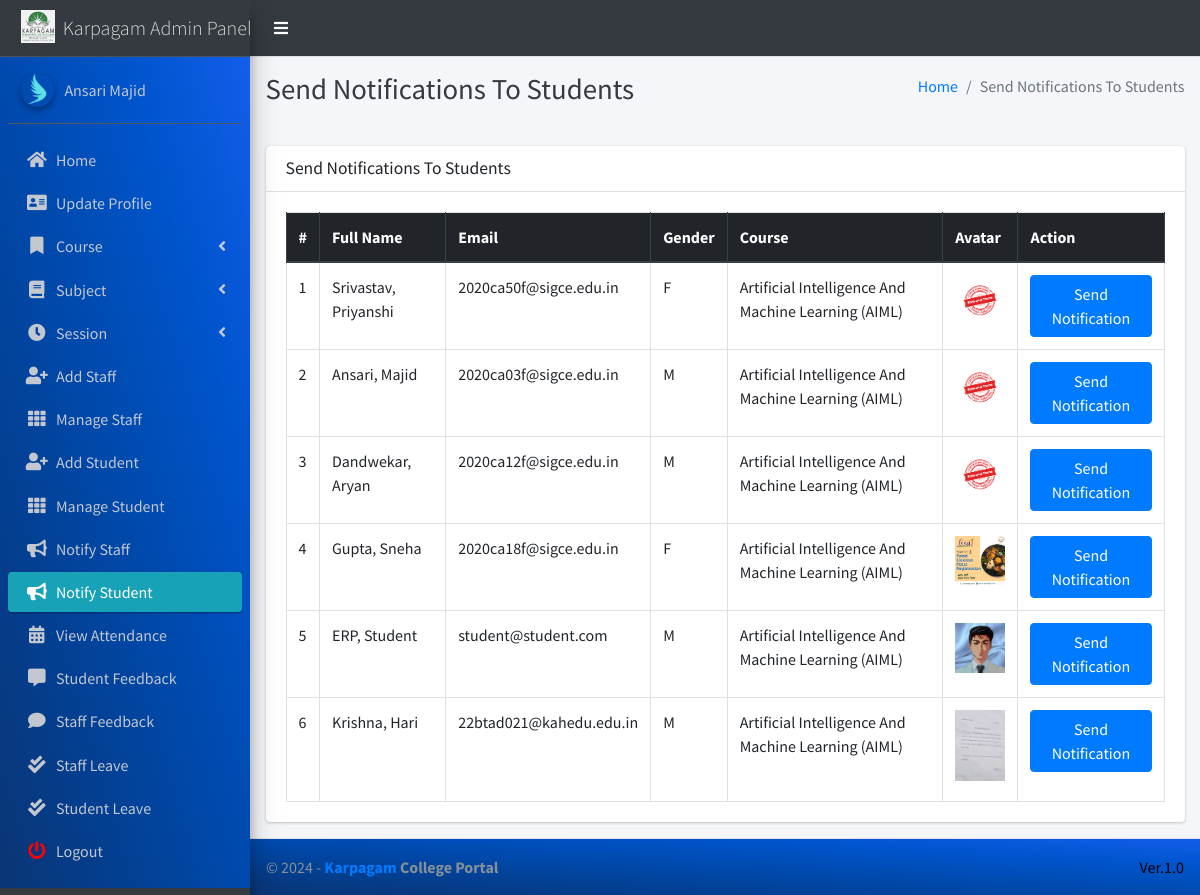
Page /admin_notify_student (signed in) on the committed database.
### main_app/models.py (models this page shows, shortened)
class CustomUser(AbstractUser):
    USER_TYPE = ((1, "HOD"), (2, "Staff"), (3, "Student"))
    GENDER = [("M", "Male"), ("F", "Female")]
    username = None  # Removed username, using email instead
    email = models.EmailField(unique=True)
    user_type = models.CharField(default=1, choices=USER_TYPE, max_length=1)
    gender = models.CharField(max_length=1, choices=GENDER)
    profile_pic = models.ImageField()
    address = models.TextField()
    fcm_token = models.TextField(default="")  # For firebase notifications
    created_at = models.DateTimeField(auto_now_add=True)
    updated_at = models.DateTimeField(auto_now=True)
    USERNAME_FIELD = "email"
    REQUIRED_FIELDS = []
    objects = CustomUserManager()
    def __str__(self):
        return  self.first_name + " " + self.last_name

class Student(models.Model):
    admin = models.OneToOneField(CustomUser, on_delete=models.CASCADE)
    course = models.ForeignKey(Course, on_delete=models.DO_NOTHING, null=True, blank=False)
    session = models.ForeignKey(Session, on_delete=models.DO_NOTHING, null=True)

class Course(models.Model):
    name = models.CharField(max_length=120)
    created_at = models.DateTimeField(auto_now_add=True)
    updated_at = models.DateTimeField(auto_now=True)

### main_app/hod_views.py (the view)
# urls.py: path("admin_notify_student", hod_views.admin_notify_student,
def admin_notify_student(request):
    student = CustomUser.objects.filter(user_type=3)
    context = {
        'page_title': "Send Notifications To Students",
        'students': student
    }
    return render(request, "hod_template/student_notification.html", context)

### main_app/templates/hod_template/student_notification.html (shortened to what this page needs)
{% extends 'main_app/base.html' %}
{% load static %}
{% block page_title %}{{page_title}}{% endblock page_title %}
{% block content %}
<section class="content">
    <div class="container-fluid">
        <div class="row">
            <div class="col-md-12">
                <div class="card">
                    <div class="card-header">
                        <h3 class="card-title">{{page_title}}</h3>
                    </div>
                    <div class="card-body">
                        <table id="example2" class="table table-bordered table-hover">
                            <thead class="thead-dark">
                                <tr>
                                    <th>#</th>
                                    <th>Full Name</th>
                                    <th>Email</th>
                                    <th>Gender</th>
                                    <th>Course</th>
                                    <th>Avatar</th>
                                    <th>Action</th>
                                </tr>
                            </thead>
                            <tbody>
                                {% for student in students %}
                                <tr>
                                    <td>{{ forloop.counter }}</td>
                                    <td>{{student.last_name}}, {{student.first_name}}</td>
                                    <td>{{student.email}}</td>
                                    <td>{{student.gender}}</td>
                                    <td>{{student.student.course.name}}</td>
                                    <td>
                                        {% if student.profile_pic == ""  %}
                                        No Image
                                        {% else %}
                                        <img class="img img-fluid mb-2" height="56" width="56"
                                            src="{{student.profile_pic}}" alt="">
                                        {% endif %}
                                    </td>
                                    <td><button data-toggle = "modal" data-target = "#myModal"class="btn btn-primary show_notification" value="{{student.id}}">Send Notification</button>
                                    </td>
                                </tr>
                                {% endfor %}
                            </tbody>
                        </table>
                    </div>
                </div>
            </div>
        </div>
    </div>
</section>
{% endblock content %}

### main_app/templates/main_app/base.html (shortened to what this page needs)
{% load static %}
<!DOCTYPE html>
<html>
<head>
    <link rel="stylesheet" href="{% static 'plugins/fontawesome-free/css/all.min.css'%} ">
    <link rel="stylesheet" href="https://code.ionicframework.com/ionicons/2.0.1/css/ionicons.min.css">
    <link rel="stylesheet"
        href="{% static 'plugins/tempusdominus-bootstrap-4/css/tempusdominus-bootstrap-4.min.css'%} ">
    <link rel="stylesheet" href="{% static 'plugins/icheck-bootstrap/icheck-bootstrap.min.css'%} ">
    <link rel="stylesheet" href="{% static 'dist/css/adminlte.min.css'%} ">
    <link rel="stylesheet" href="{% static 'plugins/overlayScrollbars/css/OverlayScrollbars.min.css'%} ">
    <link rel="stylesheet" href="{% static 'plugins/daterangepicker/daterangepicker.css'%} ">
</head>
<body class="hold-transition sidebar-mini layout-fixed" >
    <div class="wrapper" >
        <nav class="main-header navbar navbar-expand navbar-light " style="background-color: #343a40;">
            <ul class="navbar-nav">
                <li class="nav-item">
                    <a class="nav-link" data-widget="pushmenu" href="#"><i  style="color: white;" class="fas fa-bars"></i></a>
                </li>
            </ul>
        </nav>
        {% include "main_app/sidebar_template.html" with user=user %}
        <div class="content-wrapper">
            <div class="content-header">
                <div class="container-fluid">
                    <div class="row mb-2">
                        <div class="col-sm-6">
                            <h1 class="m-0 text-dark">{% block page_title %}{% endblock page_title %}</h1>
                        </div>
                        <div class="col-sm-6">
                            <ol class="breadcrumb float-sm-right">
                                <li class="breadcrumb-item"><a href="#">Home</a></li>
                                <li class="breadcrumb-item active">{{ page_title }}</li>
                            </ol>
                        </div>
                    </div>
                </div>
            </div>
<section class="content">
    <div class="container-fluid">
        <div class="row">
            <div class="col-md-12">
            </div></div></div></section>
            {% block content %}
            {% endblock content %}
        </div>
        {% include "main_app/footer.html" %}
    </div>
</body>
</html>

### main_app/templates/main_app/sidebar_template.html (shortened to what this page needs)
{% load static %}
<aside class="main-sidebar sidebar-dark-info elevation-4">
    {% if request.user.user_type == '1' %}
    <a href="{% url 'admin_home' %}" class="brand-link">
        <img src="{% static 'dist/img/virusx.png' %} " alt="Karpagam LOGO"
            class="brand-image " >
        <span class="brand-text font-weight-light" >Karpagam Admin Panel</span>
    </a>
    <div class="sidebar" style="background-image: linear-gradient(to right top, #0b3574, #033f91, #004aae, #0054cc, #125eeb);">
        <div class="user-panel mt-3 pb-3 mb-3 d-flex">
            <div class="image">
                <img src="{{ request.user.profile_pic}}" class="img-circle elevation-2" alt="User Image">
            </div>
            <div class="info">
                <a href="#" class="d-block">{{user}}</a>
            </div>
        </div>
        <nav class="mt-2">
            <ul class="nav nav-pills nav-sidebar flex-column" data-widget="treeview" role="menu" data-accordion="false">
                <li class="nav-item">
                    {% url 'admin_home' as admin_home %}
                    <a href="{{admin_home}}" class="nav-link {% if admin_home == request.path %} active {% endif %}">
                        <i class="nav-icon fas fa-home"></i>
                        <p>
                            Home
                        </p>
                    </a>
                </li>
                <li class="nav-item">
                    {% url 'admin_view_profile' as admin_view_profile %}
                    <a href="{{admin_view_profile}}"
                        class="nav-link {% if admin_view_profile == request.path %} active {% endif %}">
                        <i class="nav-icon fas fa-address-card"></i>
                        <p>
                            Update Profile
                        </p>
                    </a>
                </li>
                <li class="nav-item has-treeview">
                    <a href="#" class="nav-link" >
                        <i class="nav-icon fas fa-bookmark"></i>
                        <p>
                            Course
                            <i class="fas fa-angle-left right"></i>
                        </p>
                    </a>
                </li>
                <li class="nav-item has-treeview">
                    <a href="#" class="nav-link">
                        <i class="nav-icon fas fa-book"></i>
                        <p>
                            Subject
                            <i class="fas fa-angle-left right"></i>
                        </p>
                    </a>
                </li>
                <li class="nav-item has-treeview">
                    <a href="#" class="nav-link">
                        <i  class="nav-icon fas fa-clock"></i>
                        <p>
                            Session
                            <i class="fas fa-angle-left right"></i>
                        </p>
                    </a>
                </li>
                <li class="nav-item">
                    {% url 'add_staff' as add_staff %}
                    <a href="{{add_staff}}" class="nav-link {% if add_staff == request.path %} active {% endif %}">
                        <i class="nav-icon fas fa-user-plus"></i>
                        <p>
                            Add Staff
                        </p>
                    </a>
                </li>
                <li class="nav-item">
                    {% url 'manage_staff' as manage_staff %}
                    {% url 'edit_staff' staff_id as edit_staff %}
                    <a href="{{manage_staff}}"
                        class="nav-link {% if manage_staff == request.path or request.path == edit_staff %} active {% endif %}">
                        <i class="nav-icon fas fa-th"></i>
                        <p>
                            Manage Staff
                        </p>
                    </a>
                </li>
                <li class="nav-item">
                    {% url 'add_student' as add_student%}
                    <a href="{{add_student}}" class="nav-link  {% if add_student == request.path %} active {% endif %}">
                        <i class="nav-icon fas fa-user-plus"></i>
                        <p>
                            Add Student
                        </p>
                    </a>
                </li>
                <li class="nav-item">
                    {% url 'manage_student' as manage_student %}
                    {% url 'edit_student' student_id as edit_student %}
                    <a href="{{manage_student}}"
                        class="nav-link  {% if edit_student == request.path or manage_student == request.path %} active {% endif %}">
                        <i class="nav-icon fas fa-th"></i>
                        <p>
                            Manage Student
                        </p>
                    </a>
                </li>
                <li class="nav-item">
                    {% url 'admin_notify_staff' as admin_notify_staff %}
                    <a href="{{admin_notify_staff}}"
                        class="nav-link {% if admin_notify_staff == request.path %} active {% endif %}">
                        <i class="nav-icon fas fa-bullhorn"></i>
                        <p>
                            Notify Staff
                        </p>
                    </a>
                </li>
                <li class="nav-item">
                    {% url 'admin_notify_student' as admin_notify_student %}
                    <a href="{{admin_notify_student}}"
                        class="nav-link {% if admin_notify_student == request.path %} active {% endif %}">
                        <i class="nav-icon fas fa-bullhorn"></i>
                        <p>
                            Notify Student
                        </p>
                    </a>
                </li>
                <li class="nav-item">
                    {% url 'admin_view_attendance' as admin_view_attendance %}
                <li class="nav-item">
                    <a href="{{admin_view_attendance}}"
                        class="nav-link  {% if admin_view_attendance == request.path %} active {% endif %}">
                        <i class="nav-icon fas fa-calendar-alt"></i>
                        <p>
                            View Attendance
                        </p>
                    </a>
                </li>
                <li class="nav-item">
                    {% url 'student_feedback_message' as student_feedback_message %}
                    <a href="{{ student_feedback_message }}"
                        class="nav-link  {% if student_feedback_message == request.path %} active {% endif %}">
                        <i class="nav-icon fas fa-comment-alt"></i>
                        <p>
                            Student Feedback
                        </p>
                    </a>
                </li>
                <li class="nav-item">
                    {% url 'staff_feedback_message' as staff_feedback_message %}
                    <a href="{{staff_feedback_message}}"
                        class="nav-link   {% if staff_feedback_message == request.path %} active {% endif %}">
                        <i  class="nav-icon fas fa-comment"></i>
                        <p>
                            Staff Feedback
                        </p>
                    </a>
                </li>
                <li class="nav-item">
                    {% url 'view_staff_leave' as view_staff_leave %}
                    <a href="{{view_staff_leave}}"
                        class="nav-link  {% if view_staff_leave == request.path %} active {% endif %}">
                        <i  class="nav-icon fas fa-check-double"></i>
                        <p>
                            Staff Leave
                        </p>
                    </a>
                </li>
                <li class="nav-item">
                    {% url 'view_student_leave' as view_student_leave %}
                    <a href="{% url 'view_student_leave' %}"
                        class="nav-link  {% if view_student_leave == request.path %} active {% endif %}">
                        <i  class="nav-icon fas fa-check-double"></i>
                        <p>
                            Student Leave
                        </p>
                    </a>
                </li>
                                        {% endif %}
                                        <li class="nav-item">
                                            <a href="{% url 'user_logout' %}"
                                                onclick="return confirm('Your session would be terminated.\n\nProceed?')"
                                                class="nav-link">
                                                <i  style="color: #ff0000"  class="nav-icon fas fa-power-off"></i>
                                                <p>
                                                    Logout
                                                </p>
                                            </a>
                                        </li>
                                    </ul>
                                </nav>
                            </div>
</aside>

### main_app/templates/main_app/footer.html
<footer class="main-footer" style="background-image: linear-gradient(to right top, #0b3574, #033f91, #004aae, #0054cc, #125eeb);">
    &copy; {% now "Y" %} - <strong><span><a href="https://kahedu.edu.in/">Karpagam</a></span> College Portal</strong>
    <div class="float-right d-none d-sm-inline-block" style="color: black;">
       Ver.1.0
    </div>
</footer>

### rows in the picture
CustomUser: user.profile_pic (picture), first_name+last_name "Ansari Majid"
CustomUser: last_name "Srivastav", first_name "Priyanshi", email "2020ca50f@sigce.edu.in", gender "F", student.course.name "Artificial Intelligence And Machine Learning (AIML)"
CustomUser: last_name "Ansari", first_name "Majid", email "2020ca03f@sigce.edu.in", gender "M", student.course.name "Artificial Intelligence And Machine Learning (AIML)"
CustomUser: last_name "Dandwekar", first_name "Aryan", email "2020ca12f@sigce.edu.in", gender "M", student.course.name "Artificial Intelligence And Machine Learning (AIML)"
CustomUser: last_name "Gupta", first_name "Sneha", email "2020ca18f@sigce.edu.in", gender "F", student.course.name "Artificial Intelligence And Machine Learning (AIML)", shows a picture
CustomUser: last_name "ERP", first_name "Student", email "student@student.com", gender "M", student.course.name "Artificial Intelligence And Machine Learning (AIML)", profile_pic (picture)
CustomUser: last_name "Krishna", first_name "Hari", email "22btad021@kahedu.edu.in", gender "M", student.course.name "Artificial Intelligence And Machine Learning (AIML)", profile_pic (picture)

### other values in the picture
{{ page_title }} "Send Notifications To Students"
